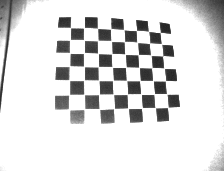
#> input picture python/cailbration/depth_chessboard_data/0213/01.png, 224 x 171 px
$ jupyter execute --allow-errors Calibration_depth_and_rgb_with_single_image.ipynb
#> lines starting #> are read from the running program, lines starting #| are printed output that depends on the picture; long printed decimals are rounded
[cell 1]
import numpy as np
import cv2
import glob
import matplotlib.pyplot as plt
from PIL import Image
import os
import os.path
import glob
import argparse

[cell 2]
np.set_printoptions(suppress=True)

[cell 3]
# prepare object points, like (0,0,0), (1,0,0), (2,0,0) ....,(6,5,0)
# (8,6) is for the given testing images.
# If you use the another data (e.g. pictures you take by your smartphone),
# you need to set the corresponding numbers.
corner_x = 8
corner_y = 7
objp = np.zeros((corner_x*corner_y,3), np.float32)
objp[:,:2] = np.mgrid[0:corner_x, 0:corner_y].T.reshape(-1,2)
block_len = 2.5
objp = objp * block_len

[cell 4]
_depth_mtx = np.mat([
    [211.78734743, 0, 117.65755014],
    [0, 211.60443122, 87.02191618],
    [0, 0, 1. ]])
_depth_dist = np.mat([[-1.79341292e-02 ,-1.88867100e+00, -2.02313569e-04, -4.28223089e-03
   ,3.24046539e+00]])

# 0208
# _RGB_mtx = np.mat([[941.09129171,   0.,         638.94641198  ],
#  [  0.,         939.71879681, 364.60682026],
#  [  0.,           0.,           1.        ]])

# _RGB_dist =  np.mat([[ 0.32649104, -1.06727582, -0.0025263,  -0.00531191,  1.09671098]])

_RGB_mtx = np.mat([[920.41554065,   0.,         640.42506415 ],
 [  0.,         919.25718514, 359.86335889],
 [  0.,           0.,           1.        ]])

_RGB_dist =  np.mat([[ 0.21651283, -0.6450563,  -0.00425079, -0.00337746,  0.56010408]])

[cell 5]
_objpoints = []
_imgpoints = []

_R = []
_T = []

# Test image with known cameramatrix
img = cv2.imread('depth_chessboard_data/0213/01.png')
#> img is the input picture: shape (171, 224, 3); min 33, max 255, mean 220.8
gray = cv2.cvtColor(img, cv2.COLOR_BGR2GRAY)
plt.imshow(gray)
img_size = (img.shape[1], img.shape[0])
#> img_size = (224, 171)

#Find the chessboard corners
print('find the chessboard corners of')
ret, imgpoints = cv2.findChessboardCorners(gray, (corner_x,corner_y), None)
#> ret = True; imgpoints = 56 rows, first 8: [70.48, 27.58], [84.07, 27.69], [97.53, 28.38], [110.7, 28.85], [123.6, 29.52], [136.4, 30.48], [148.5, 31.45], [160.2, 32.54]

# #criteria:角點精準化迭代過程的終止條件
# criteria = (cv2.TERM_CRITERIA_EPS + cv2.TERM_CRITERIA_MAX_ITER, 30, 0.001)
# #執行亞畫素級角點檢測
# imgpoints = cv2.cornerSubPix(gray,imgpoints,(11,11),(-1,-1),criteria)

print(imgpoints[0,0,0], imgpoints[0,0,1])
#| 70.4848 27.577

_objpoints.append(objp)
_imgpoints.append(imgpoints)


retval, rvecs, tvecs = cv2.solvePnP(objp, imgpoints, _depth_mtx, _depth_dist)
#> retval = True; rvecs = [-0.223, -0.199, -0.0206]; tvecs = [-8.63, -10.94, 38]

_dept_Vr = np.array(rvecs)
_dept_Tr = np.array(tvecs)

_R.append(_dept_Vr)
_T.append(_dept_Tr)

_dept_extrinsics = np.concatenate((_dept_Vr, _dept_Tr), axis=1).reshape(-1,6)
print(_dept_Tr)
#| [[ -8.625]
#|  [-10.943]
#|  [ 37.995]]
print(_dept_extrinsics)
#| [[ -0.2228   -8.625  -0.1989 -10.943  -0.02057
#|    37.995]]

[cell 6]
_RGBimgpoints = []

_RGB_R = []
_RGB_T = []

# Test image with known cameramatrix
img = cv2.imread('camera_chessboard_data/0213/01.png')
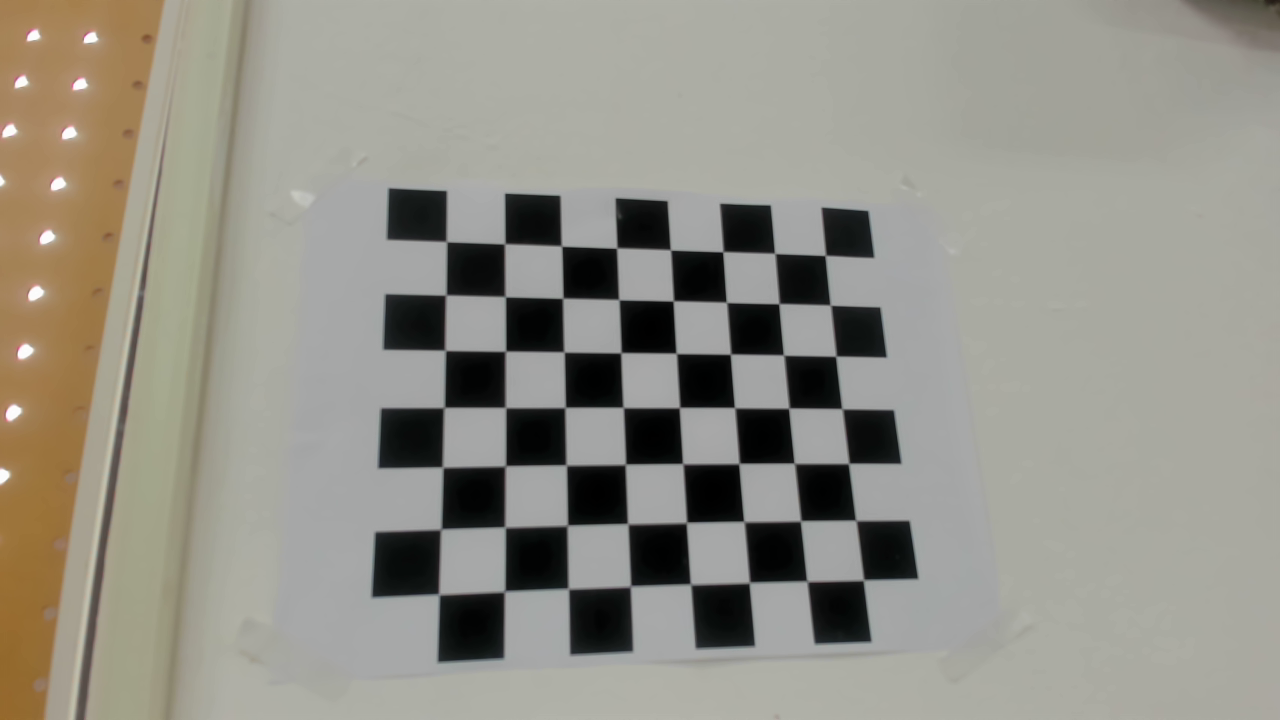
#> input picture python/cailbration/camera_chessboard_data/0213/01.png, 1280 x 720 px
#> img is the input picture: shape (720, 1280, 3); mean B, G, R 135.2, 144.9, 147.1
gray = cv2.cvtColor(img, cv2.COLOR_BGR2GRAY)
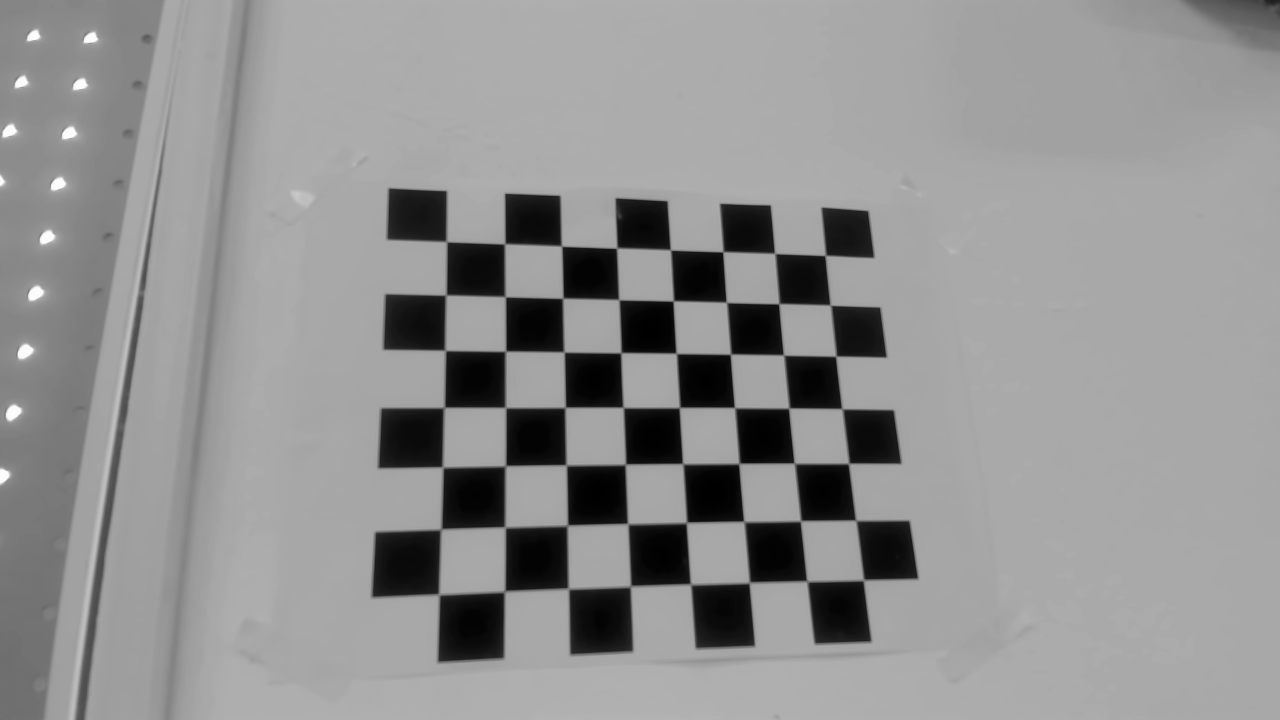
#> gray: shape (720, 1280); min 0, max 253, mean 144.7
plt.imshow(gray)
img_size = (img.shape[1], img.shape[0])
#> img_size = (1280, 720)

#Find the chessboard corners
print('find the chessboard corners of')
ret, RGBimgpoints = cv2.findChessboardCorners(gray, (corner_x,corner_y), None)
#> RGBimgpoints = 56 rows, first 8: [446.5, 241.5], [505.9, 244.7], [562.7, 244.5], [612, 252], [676, 255], [721.9, 250.4], [773.7, 254.3], [826.7, 256.2]

#criteria:角點精準化迭代過程的終止條件
criteria = (cv2.TERM_CRITERIA_EPS + cv2.TERM_CRITERIA_MAX_ITER, 30, 0.001)
#執行亞畫素級角點檢測
RGBimgpoints = cv2.cornerSubPix(gray,RGBimgpoints,(11,11),(-1,-1),criteria)
#> RGBimgpoints = 56 rows, first 8: [446.5, 241.6], [504.7, 243.8], [561.5, 246], [616.7, 248.1], [670.5, 249.8], [722.9, 251.7], [774.8, 253.4], [825.4, 255.4]

print(RGBimgpoints[0,0,0], RGBimgpoints[0,0,1])
#| 446.488 241.605

_RGBimgpoints.append(RGBimgpoints)


retval, RGB_rvecs, RGB_tvecs = cv2.solvePnP(objp, RGBimgpoints, _RGB_mtx, _RGB_dist)
#> RGB_rvecs = [-0.313, -0.185, -0.0166]; RGB_tvecs = [-8.46, -5.17, 40.74]

_RGB_Vr = np.array(RGB_rvecs)
_RGB_Tr = np.array(RGB_tvecs)

_RGB_R.append(_RGB_Vr)
_RGB_T.append(_RGB_Tr)

RGB_extrinsics = np.concatenate((_RGB_Vr, _RGB_Tr), axis=1).reshape(-1,6)
#> RGB_extrinsics = [[-0.313, -8.46, -0.185, -5.17, -0.0166, 40.74]]
print(_RGB_Tr)
#| [[-8.456]
#|  [-5.170]
#|  [40.736]]
print(RGB_extrinsics)
#| [[-0.3129 -8.456 -0.1853 -5.170 -0.01661 40.736]]

[cell 7]
print('=== Result ===')
ret, RGB_cam_int, RGB_cam_dist, depth_cam_int, depth_cam_dist, depth_rgb_rmat, depth_rgb_tvec, E, F = cv2.stereoCalibrate(
    _objpoints, _RGBimgpoints, _imgpoints, _RGB_mtx, _RGB_dist, _depth_mtx, _depth_dist, None)
#> ret = 0.312; RGB_cam_int = [[920.4, 0, 640.4], [0, 919.3, 359.9], [0, 0, 1]]; RGB_cam_dist = [[0.217, -0.645, -0.00425, -0.00338, 0.56]]; depth_cam_int = [[211.8, 0, 117.7], [0, 211.6, 87.02], [0, 0, 1]]; depth_cam_dist = [[-0.0179, -1.89, -0.000202, -0.00428, 3.24]]; depth_rgb_rmat = [[1, -0.00718, -0.0138], [0.00592, 0.996, -0.0896], [0.0143, 0.0895, 0.996]]; depth_rgb_tvec = [0.353, -2.09, -1.99]; E = [[-0.0183, 1.79, -2.26], [-1.99, -0.0173, -0.324], [2.1, 0.337, -0.0605]]; F = [[2.08e-07, -2.05e-05, 0.031], [2.27e-05, 1.98e-07, -0.0112], [-0.00707, 0.00158, 1]]

print('  RMS :', ret)
#|   RMS : 0.3117
print('  Depth Camera intrinsic parameters :')
print(depth_cam_int, '    ')
#| [[211.787   0.         117.658]
#|  [  0.         211.604  87.022]
#|  [  0.           0.           1.        ]]
print('  Depth Camera distortion parameters :')
print(depth_cam_dist, '    ')
#| [[-0.01793 -1.889   -0.0002023 -0.004282  3.240]]
print('  RGB Camera intrinsic parameters :')
print(RGB_cam_int, '    ')
#| [[920.416   0.         640.425]
#|  [  0.         919.257 359.863]
#|  [  0.           0.           1.        ]]
print('  RGB Camera distortion parameters :')
print(RGB_cam_dist, '    ')
#| [[ 0.2165 -0.6451  -0.004251 -0.003377  0.5601]]
print('  Rotation matrix / translation vector from RGB camera to depth camera')
print('  (they translate points from depth camera coord to RGB camera coord) :')
print(depth_rgb_rmat, '    ')
#| [[ 0.9999 -0.007184 -0.01376]
#|  [ 0.005923  0.996 -0.08959]
#|  [ 0.01435  0.0895  0.9959]]
print(depth_rgb_tvec, '    ')
#| [[ 0.3531]
#|  [-2.094]
#|  [-1.989]]
print()
print('Rotation vector')
v,_ = cv2.Rodrigues(depth_rgb_rmat)
#> v = [0.0897, -0.0141, 0.00656]
print(v)
#| [[ 0.08967]
#|  [-0.01407 ]
#|  [ 0.006563]]

[cell 8]
import math
# //calculate rotation angles
theta = cv2.norm(v)
#> theta = 0.091
theta = (float)(math.sqrt(v[0]*v[0] + v[1]*v[1] + v[2] *v[2])*180/math.pi);
#> theta = 5.21

#     transformed to quaterniond
q = np.zeros((4))
q[0] = math.cos(theta / 2)
q[1] = math.sin(theta / 2)*v[0] / theta
q[2] = -math.sin(theta / 2)*v[1] / theta
q[3] = math.sin(theta / 2)*v[2] / theta

print(q, theta)
#| [-0.8606  0.00876  0.001375  0.0006411] 5.214


ysqr = q[2] * q[2];

# // pitch (x-axis rotation)
t0 = +2.0 * (q[0] * q[1] + q[2] *q[3])
t1 = +1.0 - 2.0 * (q[1] * q[1] + ysqr)
pitch = math.atan2(t0, t1)

# // yaw (y-axis rotation)
t2 = +2.0 * (q[0] * q[2] - q[3] * q[1])
if t2 > 1.0:
    t2 = 1.0
if t2 < -1.0:
    t2 = -1.0
yaw = math.asin(t2)

# // roll (z-axis rotation)
t3 = +2.0 * (q[0] * q[3] + q[1] * q[2])
t4 = +1.0 - 2.0 * (ysqr + q[3] * q[3])
roll = math.atan2(t3, t4)

print(pitch,yaw,roll)
